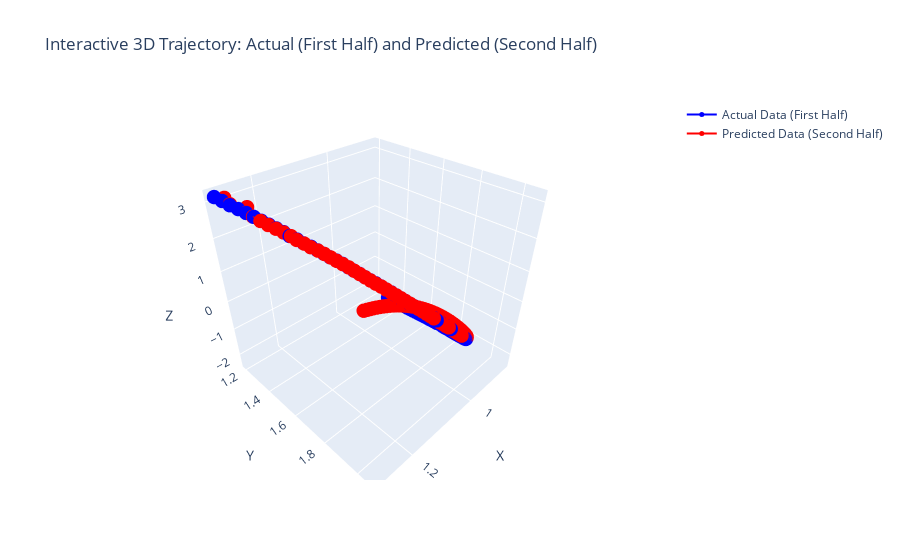

The notebook cell saved with this chart:
### Code cell
# Extract x, y, z coordinates from the predictions
predicted_x = prediction[:, 0]
predicted_y = prediction[:, 1]
predicted_z = prediction[:, 2]


actual_x = position_data[:, 0]
actual_y = position_data[:, 1]
actual_z = position_data[:, 2]

# Create the 3D line plot for the actual data (first half)
trace_actual = go.Scatter3d(
    x=actual_x,
    y=actual_y,
    z=actual_z,
    mode='lines+markers',  # Both lines and markers
    marker=dict(size=5, color='blue'),  # Marker size and color for actual data
    line=dict(color='blue', width=2),  # Line color and width for actual data
    name='Actual Data (First Half)'
)

# Create the 3D line plot for the predicted data (second half)
trace_predicted = go.Scatter3d(
    x=predicted_x,
    y=predicted_y,
    z=predicted_z,
    mode='lines+markers',  # Both lines and markers
    marker=dict(size=5, color='red'),  # Marker size and color for predicted data
    line=dict(color='red', width=2),  # Line color and width for predicted data
    name='Predicted Data (Second Half)'
)

# Create layout
layout = go.Layout(
    scene=dict(
        xaxis_title='X',
        yaxis_title='Y',
        zaxis_title='Z'
    ),
    title="Interactive 3D Trajectory: Actual (First Half) and Predicted (Second Half)"
)

# Create the figure with both traces and display it
fig = go.Figure(data=[trace_actual, trace_predicted], layout=layout)
fig.show()
